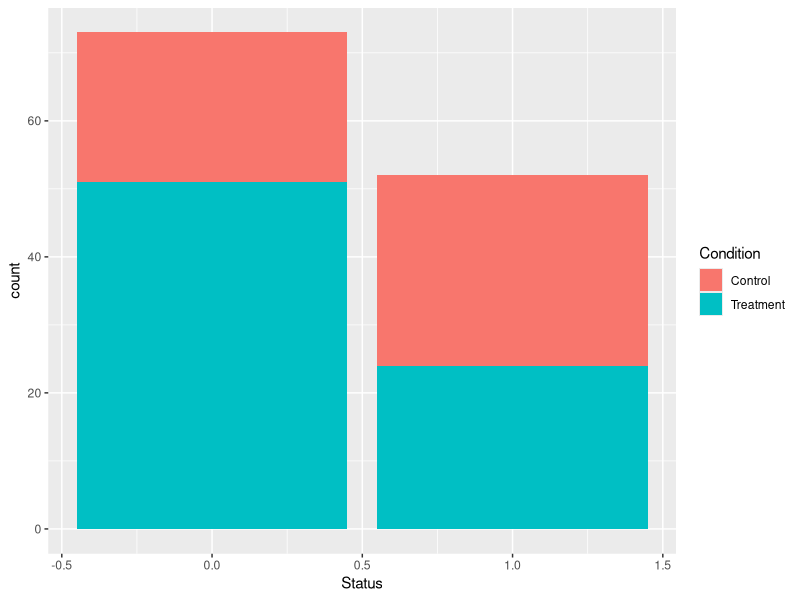
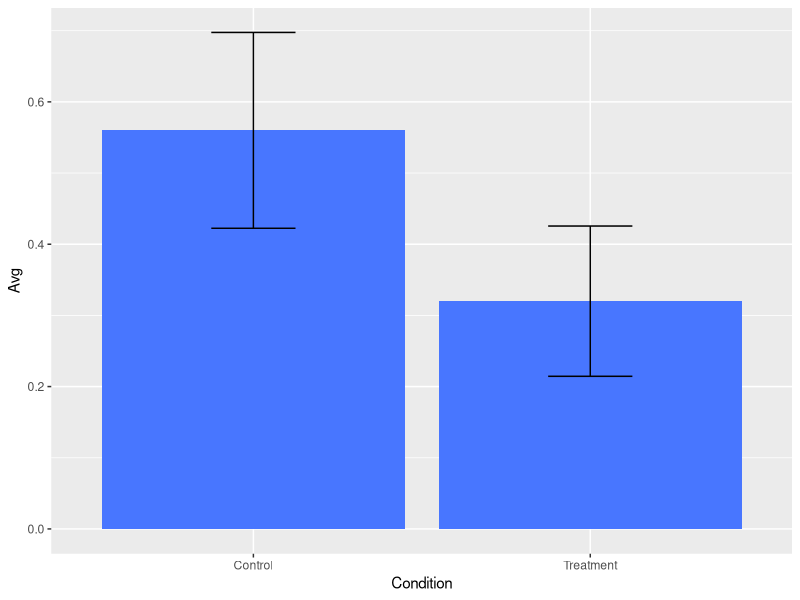

The R script that drew these images, in order:
## ---- chunk 1
library(ggplot2)
library(dplyr)

set.seed(2018-03-23)

# Generate exmaple data

data <- data_frame(Condition = c(rep("Control", 50), rep("Treatment", 75)),
                   Status = c(rbinom(50, 1, .5), rbinom(75, 1, .35)))

data %>% 
  slice(c(1:5 , 51:55))

# Visualize binary proportions in each group

ggplot(data, aes(Status)) +
  geom_bar(aes(fill = Condition))

data_avgs <- data %>%
  group_by(Condition) %>% 
  summarize(Avg = mean(Status),
            SD = sd(Status),
            N = n()) %>% 
  ungroup() %>% 
  mutate(L_CI = Avg - 1.96 * sqrt(Avg * (1 - Avg) / N)) %>% 
  mutate(U_CI = Avg + 1.96 * sqrt(Avg * (1 - Avg) / N))

data_avgs

# Visualize average proportion

ggplot(data_avgs, aes(Condition, Avg)) +
  geom_col(fill = "royalblue1") + 
  geom_errorbar(aes(ymin = L_CI, ymax = U_CI), width = .25)
